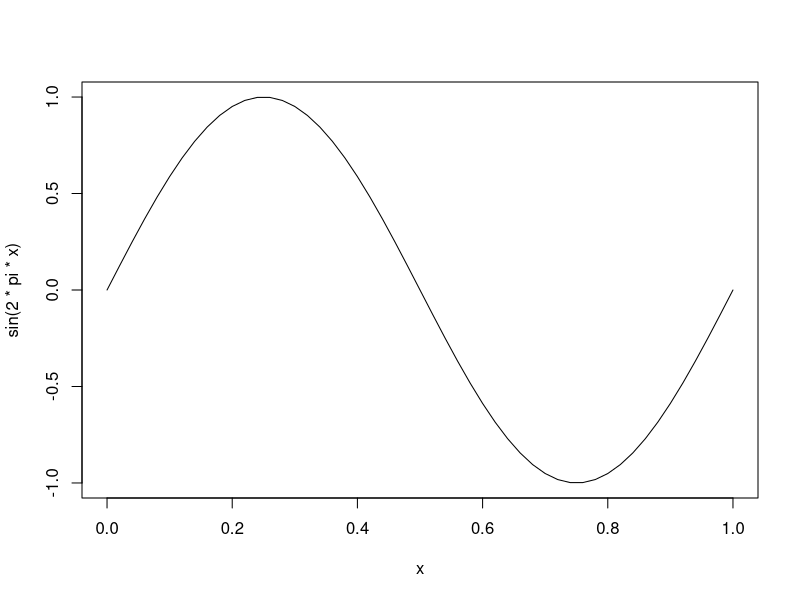

Here is the R script that generated this plot:


#-----------------------------------------------
#  file_name : xtest1.r                                  
#  theme :  
#  start : 2020,03
#  last_uodate :
#  kw    :                                       
#  from  :                                       
#  ref   :                                       
#------------------------------------------------


print("Hello_Peace_World");
cat(sprintf("%5.4f\n",38));
x=seq(0,1,0.02);
plot(x,sin(2*pi*x),"l");
